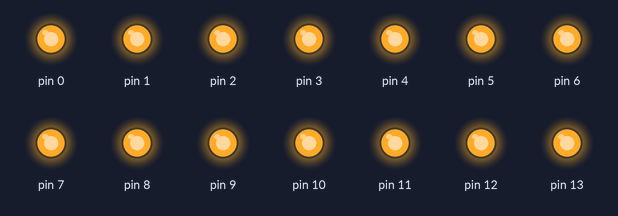
Bench run of a sketch on a simulated Arduino Uno, built with avr-gcc and run on an emulated ATmega328P. On the bench: output pins drawn as LEDs (lit = HIGH).

Above: at 0.2 s.
At 1.7 s:
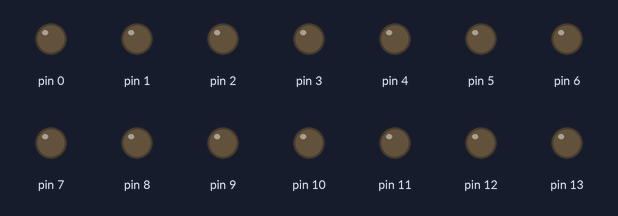
Timing chart, 0 to 3.0 s (numbered marks = the images above):
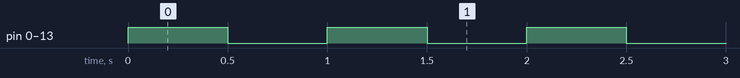

Measured:
- by itself, pin 0–13: alternates HIGH for 0.50 s and LOW for 0.50 s

The sketch:

DSM-1-Blink-for.ino
```cpp
void setup() {
  for(int i = 0; i<=13; i++){
    pinMode(i,OUTPUT);
  }

}

void loop() {
  for(int i = 0; i<=13; i++){
    digitalWrite(i,HIGH);
  }
  delay(500);

  for(int i = 0; i<=13; i++){
    digitalWrite(i,LOW);
  }
  delay(500);

}
```
